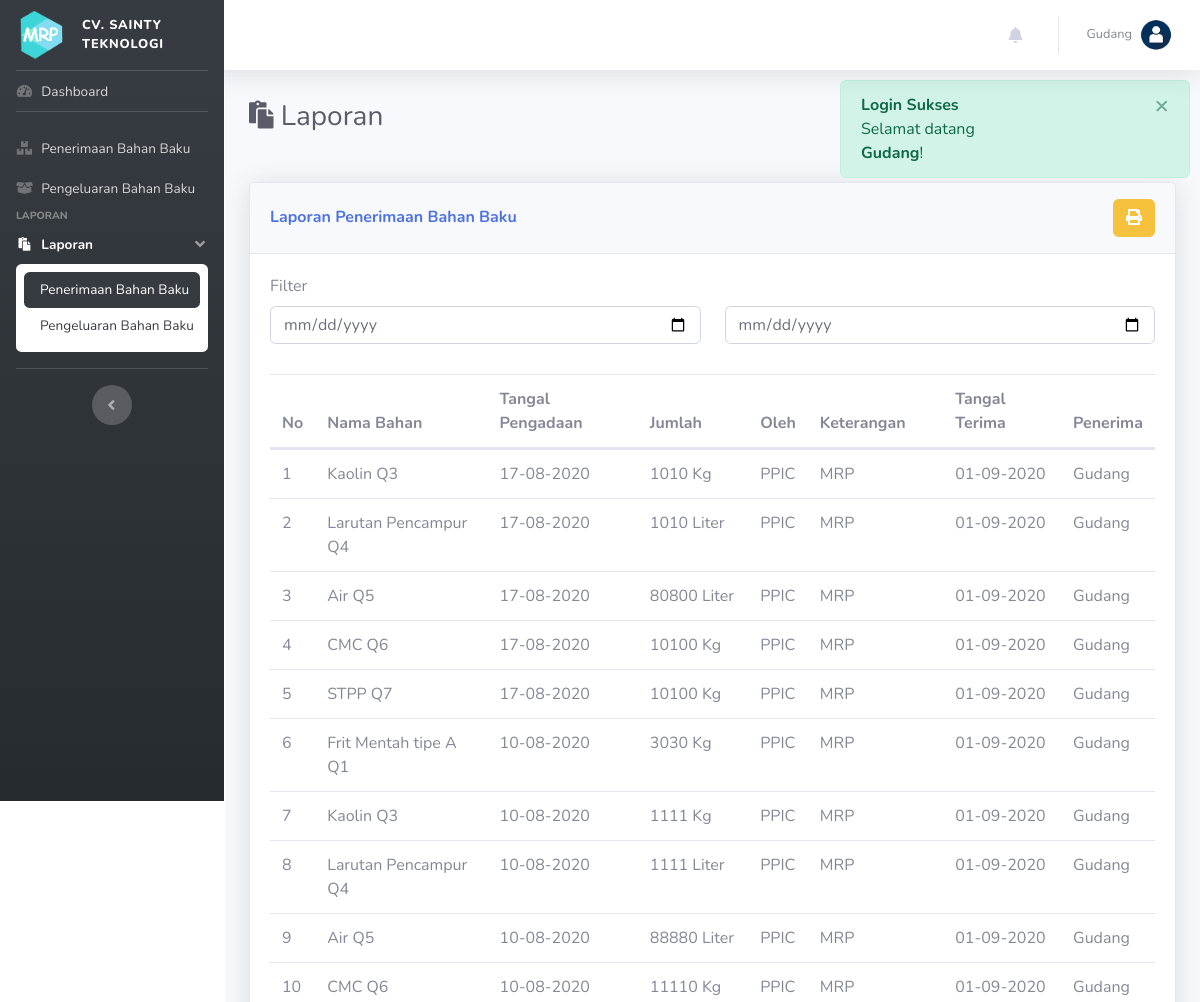
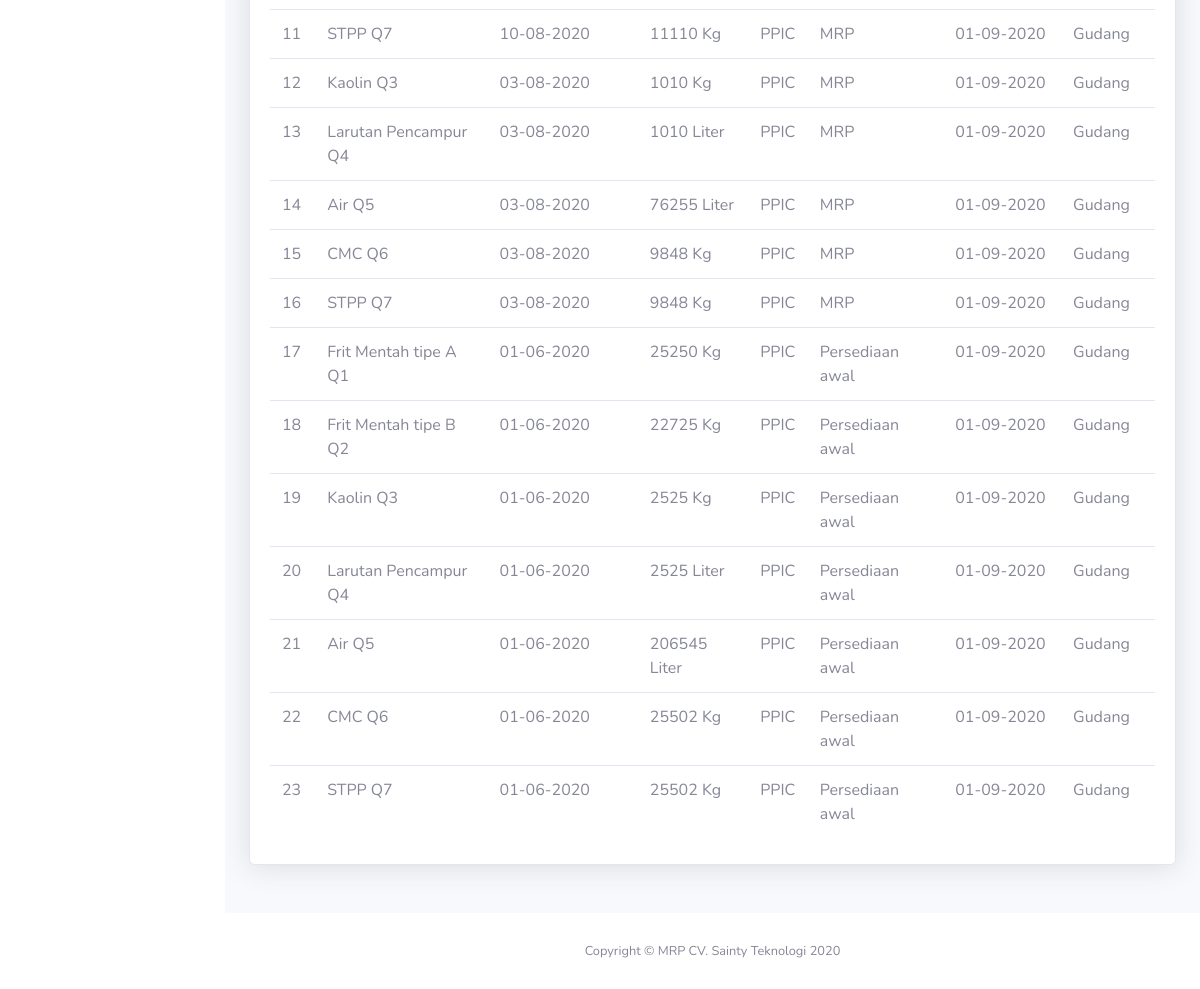
Screenshot of /index.php?p=laporan&ket=penerimaan_bahan_baku (signed in) with the database file from the repository (2 pictures, top to bottom).
### tables this page shows
CREATE TABLE IF NOT EXISTS `pengadaan` (
  `id_pengadaan` int(11) NOT NULL AUTO_INCREMENT,
  `id_user` int(11) DEFAULT NULL,
  `id_bahan` int(11) DEFAULT NULL,
  `tgl_pengadaan` date DEFAULT NULL,
  `tgl_penerimaan` date DEFAULT NULL,
  `jumlah` double DEFAULT NULL,
  `keterangan` text DEFAULT NULL,
  `sts` int(11) DEFAULT NULL,
  PRIMARY KEY (`id_pengadaan`),
  KEY `id_user` (`id_user`),
  KEY `id_bahan` (`id_bahan`),
  CONSTRAINT `FK_penerimaan_bahan` FOREIGN KEY (`id_bahan`) REFERENCES `bahan` (`id_bahan`) ON DELETE CASCADE ON UPDATE CASCADE,
  CONSTRAINT `FK_penerimaan_user` FOREIGN KEY (`id_user`) REFERENCES `user` (`id_user`) ON DELETE CASCADE ON UPDATE CASCADE
);

CREATE TABLE IF NOT EXISTS `bahan` (
  `id_bahan` int(11) NOT NULL AUTO_INCREMENT,
  `nama_bahan` varchar(200) DEFAULT NULL,
  `satuan` varchar(200) DEFAULT NULL,
  `jumlah` double DEFAULT NULL,
  `ss` double(22,0) DEFAULT NULL,
  `rop` double(22,0) DEFAULT NULL,
  `LT` int(11) DEFAULT NULL,
  PRIMARY KEY (`id_bahan`)
);

CREATE TABLE IF NOT EXISTS `user` (
  `id_user` int(11) NOT NULL AUTO_INCREMENT,
  `username` varchar(50) DEFAULT NULL,
  `password` varchar(50) DEFAULT NULL,
  `nama_user` varchar(200) DEFAULT NULL,
  `jabatan` char(1) DEFAULT NULL,
  PRIMARY KEY (`id_user`),
  UNIQUE KEY `username` (`username`)
);

### pages/laporan/penerimaan_bahan_baku.php (the view, shortened to what this page needs)
<?php
    if(!isset($ctk)){
?>
<form action="" class="mb-4">
    <div class="row">
        <div class="col">
            <label for="">Filter</label>
        </div>
    </div>
    <div class="row">
        <div class="col">
            <input type="date" class="form-control inp_filter" id="tgl1" placeholder="Tanggal">
        </div>
        <div class="col">
            <input type="date" class="form-control inp_filter" id="tgl2" placeholder="Tanggal">
        </div>
    </div>
</form>
<table class="table dataTableLaporan">
    <thead>
        <tr>
            <th>No</th>
            <th>Nama Bahan</th>
            <th>Tangal Pengadaan</th>
            <th>Jumlah</th>
            <th>Oleh</th>
            <th>Keterangan</th>
            <th>Tangal Terima</th>
            <th>Penerima</th>
        </tr>
    </thead>
    <tbody>
    <?php
        $i=0;
        $sql = "SELECT a.*, b.nama_user, c.nama_bahan, c.satuan, d.nama_user AS 'penerima' FROM pengadaan a JOIN user b ON a.id_user = b.id_user JOIN bahan c ON a.id_bahan = c.id_bahan JOIN user d ON a.sts = d.id_user   WHERE sts <> 0 ORDER BY a.tgl_pengadaan DESC";
        $q = mysqli_query($con, $sql);
        while($row = mysqli_fetch_array($q)):
    ?>
        <tr>
            <td><?= ++$i; ?></td>
            <td><?= $row['nama_bahan']; ?></td>
            <td><?= date("d-m-Y", strtotime($row['tgl_pengadaan'])); ?></td>
            <td><?= $row['jumlah']." ".$row['satuan']; ?></td>
            <td><?= $row['nama_user']; ?></td>
            <td><?= $row['keterangan']; ?></td>
            <td><?= date("d-m-Y", strtotime($row['tgl_penerimaan'])); ?></td>
            <td><?= $row['penerima']; ?></td>
        </tr>
    <?php endwhile; ?>
    </tbody>
</table>
<?php } ?>

### rows the page displays
pengadaan: id_bahan.nama_bahan "Kaolin Q3", tgl_pengadaan "17-08-2020", jumlah "1010", id_bahan.satuan "Kg", id_user.nama_user "PPIC", keterangan "MRP", tgl_penerimaan "01-09-2020", user.nama_user "Gudang"
pengadaan: id_bahan.nama_bahan "Larutan Pencampur Q4", tgl_pengadaan "17-08-2020", jumlah "1010", id_bahan.satuan "Liter", id_user.nama_user "PPIC", keterangan "MRP", tgl_penerimaan "01-09-2020", user.nama_user "Gudang"
pengadaan: id_bahan.nama_bahan "Air Q5", tgl_pengadaan "17-08-2020", jumlah "80800", id_bahan.satuan "Liter", id_user.nama_user "PPIC", keterangan "MRP", tgl_penerimaan "01-09-2020", user.nama_user "Gudang"
pengadaan: id_bahan.nama_bahan "CMC Q6", tgl_pengadaan "17-08-2020", jumlah "10100", id_bahan.satuan "Kg", id_user.nama_user "PPIC", keterangan "MRP", tgl_penerimaan "01-09-2020", user.nama_user "Gudang"
pengadaan: id_bahan.nama_bahan "STPP Q7", tgl_pengadaan "17-08-2020", jumlah "10100", id_bahan.satuan "Kg", id_user.nama_user "PPIC", keterangan "MRP", tgl_penerimaan "01-09-2020", user.nama_user "Gudang"
pengadaan: id_bahan.nama_bahan "Frit Mentah tipe A Q1", tgl_pengadaan "10-08-2020", jumlah "3030", id_bahan.satuan "Kg", id_user.nama_user "PPIC", keterangan "MRP", tgl_penerimaan "01-09-2020", user.nama_user "Gudang"
pengadaan: id_bahan.nama_bahan "Kaolin Q3", tgl_pengadaan "10-08-2020", jumlah "1111", id_bahan.satuan "Kg", id_user.nama_user "PPIC", keterangan "MRP", tgl_penerimaan "01-09-2020", user.nama_user "Gudang"
pengadaan: id_bahan.nama_bahan "Larutan Pencampur Q4", tgl_pengadaan "10-08-2020", jumlah "1111", id_bahan.satuan "Liter", id_user.nama_user "PPIC", keterangan "MRP", tgl_penerimaan "01-09-2020", user.nama_user "Gudang"
pengadaan: id_bahan.nama_bahan "Air Q5", tgl_pengadaan "10-08-2020", jumlah "88880", id_bahan.satuan "Liter", id_user.nama_user "PPIC", keterangan "MRP", tgl_penerimaan "01-09-2020", user.nama_user "Gudang"
pengadaan: id_bahan.nama_bahan "CMC Q6", tgl_pengadaan "10-08-2020", jumlah "11110", id_bahan.satuan "Kg", id_user.nama_user "PPIC", keterangan "MRP", tgl_penerimaan "01-09-2020", user.nama_user "Gudang"
pengadaan: id_bahan.nama_bahan "STPP Q7", tgl_pengadaan "10-08-2020", jumlah "11110", id_bahan.satuan "Kg", id_user.nama_user "PPIC", keterangan "MRP", tgl_penerimaan "01-09-2020", user.nama_user "Gudang"
pengadaan: id_bahan.nama_bahan "Kaolin Q3", tgl_pengadaan "03-08-2020", jumlah "1010", id_bahan.satuan "Kg", id_user.nama_user "PPIC", keterangan "MRP", tgl_penerimaan "01-09-2020", user.nama_user "Gudang"
pengadaan: id_bahan.nama_bahan "Larutan Pencampur Q4", tgl_pengadaan "03-08-2020", jumlah "1010", id_bahan.satuan "Liter", id_user.nama_user "PPIC", keterangan "MRP", tgl_penerimaan "01-09-2020", user.nama_user "Gudang"
pengadaan: id_bahan.nama_bahan "Air Q5", tgl_pengadaan "03-08-2020", jumlah "76255", id_bahan.satuan "Liter", id_user.nama_user "PPIC", keterangan "MRP", tgl_penerimaan "01-09-2020", user.nama_user "Gudang"
pengadaan: id_bahan.nama_bahan "CMC Q6", tgl_pengadaan "03-08-2020", jumlah "9848", id_bahan.satuan "Kg", id_user.nama_user "PPIC", keterangan "MRP", tgl_penerimaan "01-09-2020", user.nama_user "Gudang"
pengadaan: id_bahan.nama_bahan "STPP Q7", tgl_pengadaan "03-08-2020", jumlah "9848", id_bahan.satuan "Kg", id_user.nama_user "PPIC", keterangan "MRP", tgl_penerimaan "01-09-2020", user.nama_user "Gudang"
pengadaan: id_bahan.nama_bahan "Frit Mentah tipe A Q1", tgl_pengadaan "01-06-2020", jumlah "25250", id_bahan.satuan "Kg", id_user.nama_user "PPIC", keterangan "Persediaan awal", tgl_penerimaan "01-09-2020", user.nama_user "Gudang"
pengadaan: id_bahan.nama_bahan "Frit Mentah tipe B Q2", tgl_pengadaan "01-06-2020", jumlah "22725", id_bahan.satuan "Kg", id_user.nama_user "PPIC", keterangan "Persediaan awal", tgl_penerimaan "01-09-2020", user.nama_user "Gudang"
pengadaan: id_bahan.nama_bahan "Kaolin Q3", tgl_pengadaan "01-06-2020", jumlah "2525", id_bahan.satuan "Kg", id_user.nama_user "PPIC", keterangan "Persediaan awal", tgl_penerimaan "01-09-2020", user.nama_user "Gudang"
pengadaan: id_bahan.nama_bahan "Larutan Pencampur Q4", tgl_pengadaan "01-06-2020", jumlah "2525", id_bahan.satuan "Liter", id_user.nama_user "PPIC", keterangan "Persediaan awal", tgl_penerimaan "01-09-2020", user.nama_user "Gudang"
pengadaan: id_bahan.nama_bahan "Air Q5", tgl_pengadaan "01-06-2020", jumlah "206545", id_bahan.satuan "Liter", id_user.nama_user "PPIC", keterangan "Persediaan awal", tgl_penerimaan "01-09-2020", user.nama_user "Gudang"
pengadaan: id_bahan.nama_bahan "CMC Q6", tgl_pengadaan "01-06-2020", jumlah "25502", id_bahan.satuan "Kg", id_user.nama_user "PPIC", keterangan "Persediaan awal", tgl_penerimaan "01-09-2020", user.nama_user "Gudang"
pengadaan: id_bahan.nama_bahan "STPP Q7", tgl_pengadaan "01-06-2020", jumlah "25502", id_bahan.satuan "Kg", id_user.nama_user "PPIC", keterangan "Persediaan awal", tgl_penerimaan "01-09-2020", user.nama_user "Gudang"

### other values shown
$b['text'] "Penerimaan Bahan Baku"
$b['text'] "Pengeluaran Bahan Baku"
$v['group'] "LAPORAN"
$b['text'] "Laporan"
$z['text'] "Penerimaan Bahan Baku"
$z['text'] "Pengeluaran Bahan Baku"
$_SESSION['name'] "Gudang"
$ket "Penerimaan Bahan Baku"
$_SESSION["flash"]["head"] "Login Sukses"
$_SESSION["flash"]["msg"] "Selamat datang Gudang !"
